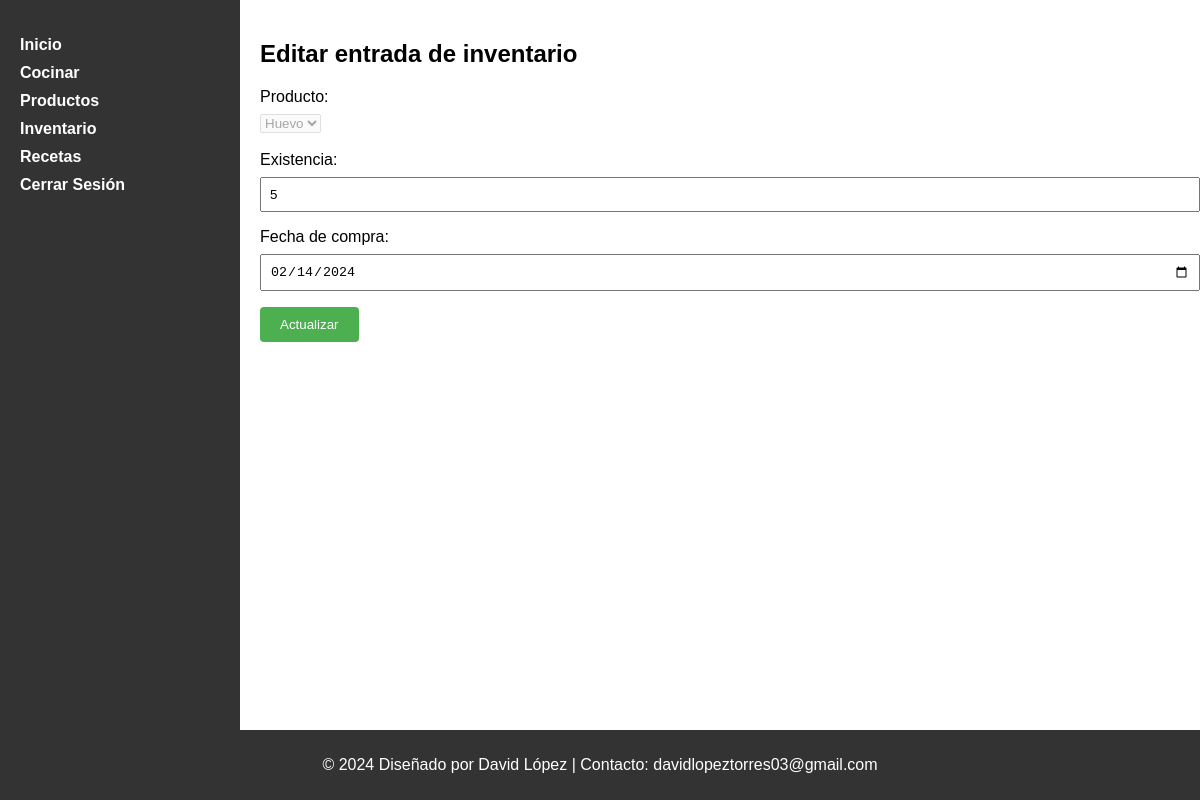
The page /edit_inventory.php?id=1 (signed in) on the database its author committed.
### tables this page shows
CREATE TABLE `inventario` (
  `id_inventario` int(11) NOT NULL,
  `existencia_inventario` int(11) NOT NULL,
  `fecha_compra_inventario` date NOT NULL,
  `fecha_caducidad_inventario` date NOT NULL,
  `id_producto` int(11) NOT NULL
);

CREATE TABLE `productos` (
  `id_producto` int(11) NOT NULL,
  `nombre_producto` varchar(100) NOT NULL,
  `precio_unitario` double NOT NULL,
  `vida_util` int(11) NOT NULL,
  `id_unidad` int(11) NOT NULL,
  `id_categoria_producto` int(11) NOT NULL
);

### edit_inventory.php (the view, shortened to what this page needs)
<?php
include_once('db_connection.php');
$inventory_id = $_GET['id'];
$query_inventory = "SELECT i.*, p.nombre_producto
                    FROM inventario i
                    JOIN productos p ON i.id_producto = p.id_producto
                    WHERE i.id_inventario = $inventory_id";
$result_inventory = mysqli_query($conn, $query_inventory);
$row_inventory = mysqli_fetch_assoc($result_inventory);
?>
<!DOCTYPE html>
<html lang="en">
<head>
    <link rel="stylesheet" href="styles.css">
</head>
<body>
    <div class="container">
        <nav class="sidebar">
            <ul>
                <li><a href="home.php">Inicio</a></li>
                <li><a href="cook.php">Cocinar</a></li>
                <li><a href="products.php">Productos</a></li>
                <li><a href="inventory.php">Inventario</a></li>
                <li><a href="recipes.php">Recetas</a></li>
                <li><a href="logout.php">Cerrar Sesión</a></li>
            </ul>
        </nav>
        <div class="main-content">
            <h2>Editar entrada de inventario</h2>
            <form action="" method="post">
                <label for="id_producto">Producto:</label>
                <select id="id_producto" name="id_producto" disabled>
                    <option value="<?php echo $row_inventory['id_producto']; ?>"><?php echo $row_inventory['nombre_producto']; ?></option>
                </select><br><br>
                <label for="existencia_inventario">Existencia:</label>
                <input type="number" id="existencia_inventario" name="existencia_inventario" value="<?php echo $row_inventory['existencia_inventario']; ?>" required>
                <label for="fecha_compra_inventario">Fecha de compra:</label>
                <input type="date" id="fecha_compra_inventario" name="fecha_compra_inventario" value="<?php echo $row_inventory['fecha_compra_inventario']; ?>" required>
                <button type="submit">Actualizar</button>
            </form>
        </div>
    </div>
    <footer>
        <p>&copy; 2024 Diseñado por David López  | Contacto: davidlopeztorres03@gmail.com</p>
    </footer>
</body>
</html>

### styles.css (style rules this page uses)
label { display: block; margin-bottom: 8px; }
input { width: 100%; padding: 8px; margin-bottom: 16px; }
button { background-color: #4caf50; color: white; padding: 10px 20px; border: none; border-radius: 4px; cursor: pointer; }
body:not(.login) { margin: 0; font-family: Arial, sans-serif; display: flex; flex-direction: column; min-height: 100vh; }
.container { display: flex; flex: 1; }
.sidebar { width: 200px; background-color: #333; color: white; padding: 20px; }
.sidebar ul { list-style-type: none; padding: 0; }
.sidebar li { margin-bottom: 10px; }
.sidebar a { text-decoration: none; color: white; font-weight: bold; }
.main-content { flex: 1; padding: 20px; }
footer { background-color: #333; color: white; text-align: center; padding: 10px; margin-top: auto; }
a { text-decoration: none; color: #007bff; cursor: pointer; }

### rows shown on the page
inventario: id_producto "Huevo", existencia_inventario "5", fecha_compra_inventario "02/14/2024"
